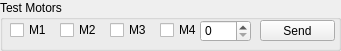
   <widget class="QGroupBox" name="groupBox_6">
    <property name="geometry">
     <rect>
      <x>540</x>
      <y>170</y>
      <width>341</width>
      <height>51</height>
     </rect>
    </property>
    <property name="title">
     <string>Test Motors</string>
    </property>
    <widget class="QCheckBox" name="checkTestM1">
     <property name="geometry">
      <rect>
       <x>10</x>
       <y>20</y>
       <width>41</width>
       <height>20</height>
      </rect>
     </property>
     <property name="text">
      <string>M1</string>
     </property>
    </widget>
    <widget class="QCheckBox" name="checkTestM2">
     <property name="geometry">
      <rect>
       <x>60</x>
       <y>20</y>
       <width>41</width>
       <height>20</height>
      </rect>
     </property>
     <property name="text">
      <string>M2</string>
     </property>
    </widget>
    <widget class="QCheckBox" name="checkTestM4">
     <property name="geometry">
      <rect>
       <x>160</x>
       <y>20</y>
       <width>41</width>
       <height>20</height>
      </rect>
     </property>
     <property name="text">
      <string>M4</string>
     </property>
    </widget>
    <widget class="QCheckBox" name="checkTestM3">
     <property name="geometry">
      <rect>
       <x>110</x>
       <y>20</y>
       <width>41</width>
       <height>20</height>
      </rect>
     </property>
     <property name="text">
      <string>M3</string>
     </property>
    </widget>
    <widget class="QSpinBox" name="spinTestMotorsPwm">
     <property name="geometry">
      <rect>
       <x>200</x>
       <y>20</y>
       <width>51</width>
       <height>22</height>
      </rect>
     </property>
     <property name="maximum">
      <number>255</number>
     </property>
    </widget>
    <widget class="QPushButton" name="btnSendTestMotors">
     <property name="geometry">
      <rect>
       <x>260</x>
       <y>20</y>
       <width>75</width>
       <height>21</height>
      </rect>
     </property>
     <property name="text">
      <string>Send</string>
     </property>
    </widget>
   </widget>
